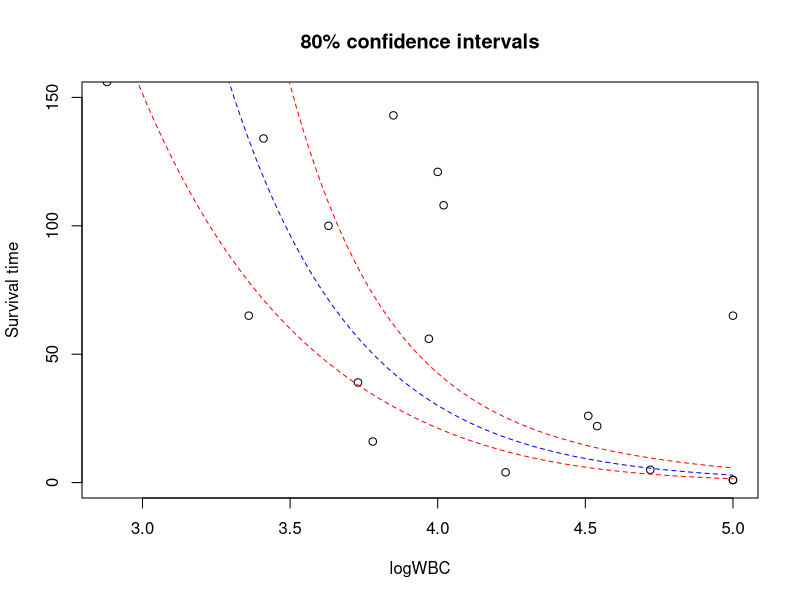

R code for this plot:
## Do not edit the following line:
leuk <- read.csv("data/leuk_surv_times.csv")
## Do not edit the line above.
## When I source your script, it should run without errors.
## Remember to clear your workspace and run your script once before submitting.
###############################################################################

## YOUR CODE HERE:
library(lattice)
# Question 1
df <- data.frame(leuk)
df$w <- df$logWBC - mean(df$logWBC)
df$lnY <- log(df$surv_time)
# Question 2
model <- lm(lnY ~ w, data=df)
summary_out <- summary(model)
model_1_r2 <- c(summary_out$adj.r.squared)
# Question 3
res <- influence.measures(model, infl = influence(model))$is.inf[,'dfb.w']
df$outlier <- ifelse(res==TRUE, 1, 0)
# Question 4
model2 <- lm(lnY ~ w + as.factor(outlier), data=df)
summary_out2 <- summary(model2)
model_2_r2 <- c(summary_out2$adj.r.squared)
# Question 5
plot(df$logWBC, df$surv_time, ylim=c(0, 150),
     xlab="logWBC", ylab="Survival time", main="80% confidence intervals")
x_seq <- seq(min(df$logWBC), max(df$logWBC), length.out = 100)
w_seq <- x_seq - mean(df$logWBC)
new.points <- data.frame( w = w_seq, outlier = factor(0, levels = c(0, 1)))
pred <- predict(model2, newdata = new.points, interval = "confidence", level = 0.8)
lines(x_seq, exp(pred[, "fit"]), col = "blue", lty = 2)
lines(x_seq, exp(pred[, "lwr"]), col = "red", lty = 2)
lines(x_seq, exp(pred[, "upr"]), col = "red", lty = 2)

